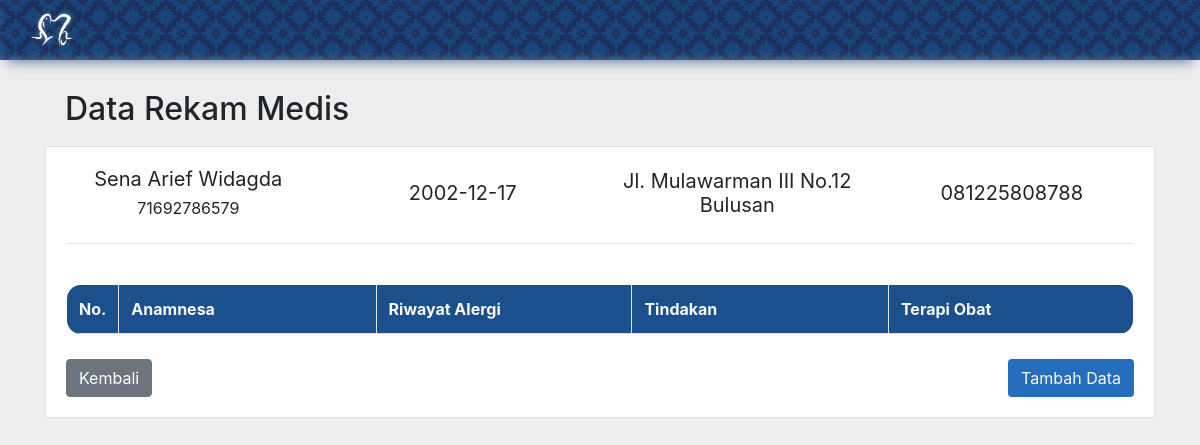
/record.php?id=1 (signed in), run on an earlier commit of the app's database.
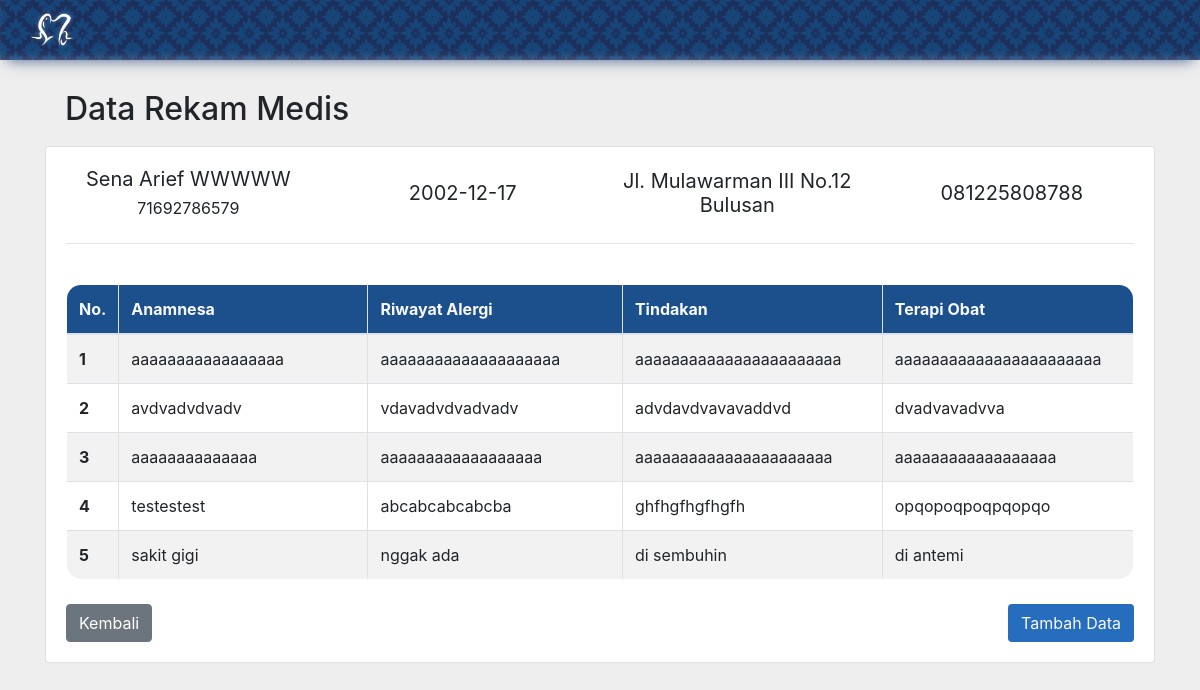
And on a later commit of the database.
### tables this page shows
CREATE TABLE `daftarpasien` (
  `id` int(11) NOT NULL,
  `nocm` char(11) NOT NULL,
  `namapasien` varchar(50) NOT NULL,
  `lahir` date NOT NULL,
  `alamat` varchar(100) NOT NULL,
  `telp` varchar(20) NOT NULL
);

CREATE TABLE `rekammedis` (
  `anamnesa` varchar(200) NOT NULL,
  `terapiobat` varchar(200) NOT NULL,
  `riwayatalergi` varchar(200) NOT NULL,
  `tindakan` varchar(200) NOT NULL,
  `id` varchar(11) NOT NULL
);

### functions.php (called while the page is built, shortened)
<?php
$conn = mysqli_connect("localhost", "root", "", "klinikgigi");
function filter($table, $filter, $value) {
    global $conn;
    $result = mysqli_query($conn, "SELECT * FROM $table WHERE $filter = '$value'");
    return mysqli_fetch_assoc($result);
}
function recordsearch($id) {
    global $conn;
    $result = mysqli_query($conn, "SELECT * FROM rekammedis WHERE id = '$id'");
    $rows = [];
    while($row = mysqli_fetch_assoc($result)) {
        $rows[] = $row;
    }
    return $rows;
}
?>

### record.php (the view, shortened to what this page needs)
<?php
require "functions.php";
$id = $_GET['id'];
$profilpasien = filter('daftarpasien', 'id', $id);
$recordpasien = recordsearch($id);
?>
<!doctype html>
<html lang="en">
  <head>
    <link rel="stylesheet" href="css/bootstrap.min.css">
    <link rel="stylesheet" href="css/style.css">
  </head>
  <body>
    <nav class="nav">
      <div class="flex-center">
      <a href="index.php"><img src="img/logongasal-white.png" alt="logo" class="navlogo"></a>
      </div>
    </nav>
    <section class="content">
    <div class="container-md">
        <h2 class="h2-card">Data Rekam Medis</h2>
        <div class="card">
          <div class="card-body">
            <div class="row pasiendata">
              <div class="col-12 col-sm-6 col-md-3 flex-center flex-col">
                <h5><?= $profilpasien['namapasien'] ?></h5>
                <h6><?= $profilpasien['nocm'] ?></h6>
              </div>
              <div class="col-12 col-sm-6 col-md-3 flex-center"><h5><?= $profilpasien['lahir'] ?></h5></div>
              <div class="col-12 col-sm-6 col-md-3 flex-center"><h5><?= $profilpasien['alamat'] ?></h5></div>
              <div class="col-12 col-sm-6 col-md-3 flex-center"><h5><?= $profilpasien['telp'] ?></h5></div>
            </div>
            <hr>
            <br>
            <div class="rounds">
              <table class="table table-striped table-hover table-bordered rounds">
                <thead>
                  <tr class="tablehead text-light">
                    <th scope="col" class="fit">No.</th>
                    <th scope="col" class="col-3">Anamnesa</th>
                    <th scope="col" class="col-3">Riwayat Alergi</th>
                    <th scope="col" class="col-3">Tindakan</th>
                    <th scope="col" class="col-3">Terapi Obat</th>
                  </tr>
                </thead>
                <tbody>
                  <?php $no = 1; foreach($recordpasien as $row) : ?>
                  <tr>
                    <th scope="row" class="fit"><?= $no ?></th>
                    <td><?= $row['anamnesa'] ?></td>
                    <td><?= $row['riwayatalergi'] ?></td>
                    <td><?= $row['tindakan'] ?></td>
                    <td><?= $row['terapiobat'] ?></td>
                  </tr>
                  <?php $no++; endforeach ?>
                </tbody>
              </table>
            </div>
						<br>
						<div class="flex-between">
						<a href="index.php">
              <button type="button" class="btn btn-secondary">Kembali</button>
            </a>
						<a href="recordform.php?id=<?= $_GET['id'] ?>">
							<button type="button" class="btn btn-theme3 text-light">Tambah Data</button>
						</a>
						</div>
        </div>
      </div>
    </section>
  </body>
</html>

What changed in the data, as far as the page shows it:
changed daftarpasien "Jl. Mulawarman III No.12 Bulusan": namapasien "Sena Arief Widagda" → "Sena Arief WWWWW"
added rekammedis: anamnesa "aaaaaaaaaaaaaaaaa", riwayatalergi "aaaaaaaaaaaaaaaaaaaa", tindakan "aaaaaaaaaaaaaaaaaaaaaaa", terapiobat "aaaaaaaaaaaaaaaaaaaaaaa"
added rekammedis: anamnesa "avdvadvdvadv", riwayatalergi "vdavadvdvadvadv", tindakan "advdavdvavavaddvd", terapiobat "dvadvavadvva"
added rekammedis: anamnesa "aaaaaaaaaaaaaa", riwayatalergi "aaaaaaaaaaaaaaaaaa", tindakan "aaaaaaaaaaaaaaaaaaaaaa", terapiobat "aaaaaaaaaaaaaaaaaa"
added rekammedis: anamnesa "testestest", riwayatalergi "abcabcabcabcba", tindakan "ghfhgfhgfhgfh", terapiobat "opqopoqpoqpqopqo"
added rekammedis: anamnesa "sakit gigi", riwayatalergi "nggak ada", tindakan "di sembuhin", terapiobat "di antemi"
